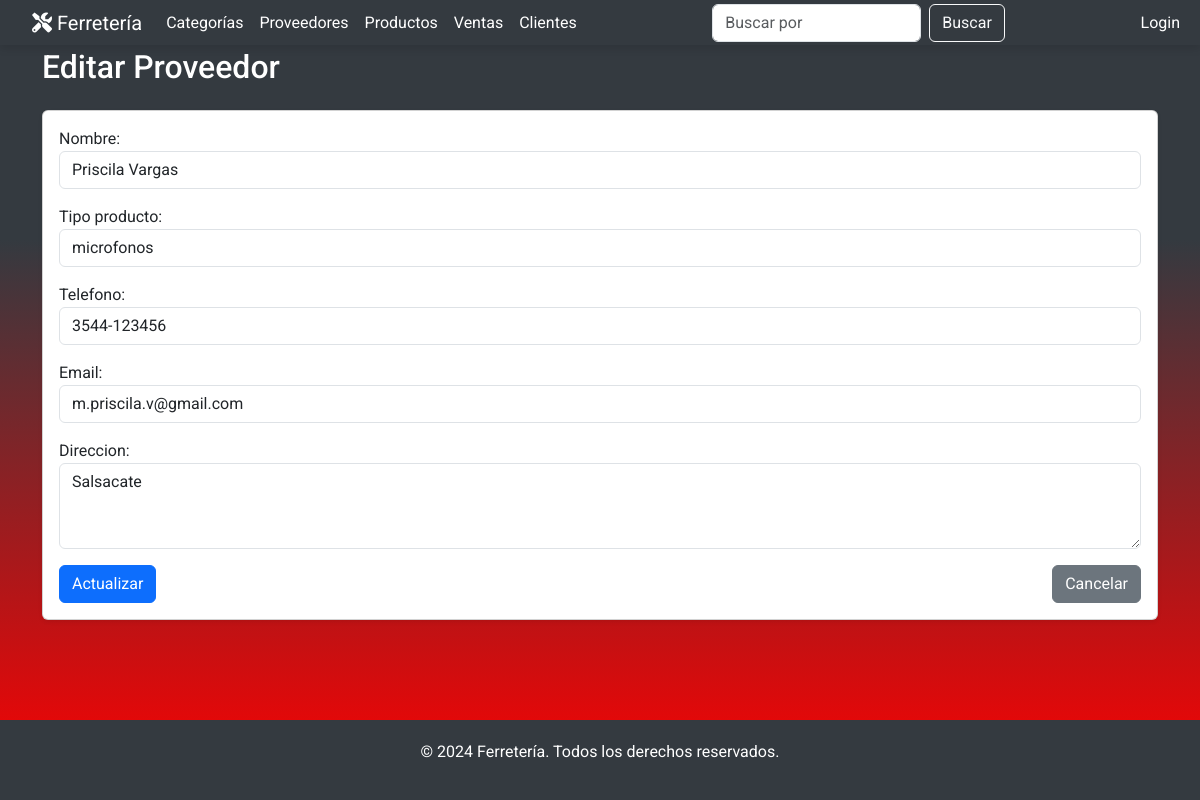
The app's page /proveedores/editar/1/ with its own data.
### miAplicacion/models.py (models this page shows, shortened)
class Proveedor(models.Model):
    nombre = models.CharField(max_length=100)
    tipo_producto = models.CharField(max_length=100, default='')
    telefono = models.CharField(max_length=15, default='')
    email = models.EmailField(default='', blank=True)
    direccion = models.CharField(max_length=200, default='', blank=True)

### miAplicacion/views.py (the view)
# urls.py: path('proveedores/editar/<int:pk>/', views.proveedor_update, name='proveedor_update'),
def proveedor_update(request, pk):
    proveedor = get_object_or_404(Proveedor, pk=pk)
    if request.method == 'POST':
        form = ProveedorForm(request.POST, instance=proveedor)
        if form.is_valid():
            form.save()
            return redirect('proveedor_list')
    else:
        form = ProveedorForm(instance=proveedor)
    return render(request, 'proveedores/proveedor_form.html', {'form': form})

### miAplicacion/forms.py
class ProveedorForm(forms.ModelForm):
    class Meta:
        model = Proveedor
        fields = ['nombre', 'tipo_producto', 'telefono', 'email', 'direccion']
        widgets = {
            'nombre': forms.TextInput(attrs={'class': 'form-control'}),
            'tipo_producto': forms.TextInput(attrs={'class': 'form-control'}),
            'telefono': forms.TextInput(attrs={'class': 'form-control'}),
            'email': forms.EmailInput(attrs={'class': 'form-control'}),
            'direccion': forms.Textarea(attrs={'class': 'form-control', 'rows': 3}),
        }

### miAplicacion/templates/proveedores/proveedor_form.html (shortened to what this page needs)
{% extends 'base.html' %}
{% block content %}
<div class="container my-5">
    <h2 class="mb-4">{% if form.instance.pk %}Editar{% else %}Crear{% endif %} Proveedor</h2>
    <div class="card shadow-sm">
        <div class="card-body">
            <form method="post">
                {{ form.as_p }}
                <div class="d-flex justify-content-between">
                    <button type="submit" class="btn btn-primary">
                        {% if form.instance.pk %}Actualizar{% else %}Crear{% endif %}
                    </button>
                    <a href="{% url 'proveedor_list' %}" class="btn btn-secondary">Cancelar</a>
                </div>
            </form>
        </div>
    </div>
</div>
{% endblock %}

### miAplicacion/templates/base.html (style rules this page uses)
html, body { margin: 0; padding: 0; height: 100%; }
body { font-family: 'Roboto', sans-serif; background-color: #f8f9fa; color: #333; display: flex; flex-direction: column; min-height: 100vh; }

### records on screen
Proveedor: nombre "Priscila Vargas", tipo_producto "microfonos", telefono "3544-123456", email "m.priscila.v@gmail.com", direccion "Salsacate"
